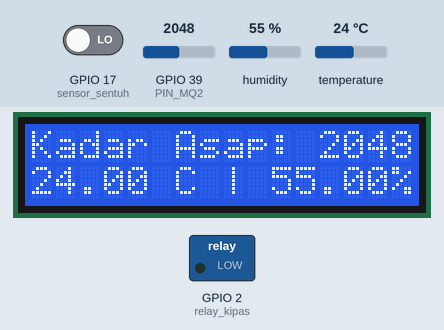
Simulated run of this sketch. Board: ESP32. Shown: 16×2 character LCD, switched loads named in the sketch (green lamp = pin HIGH). Dashed ring = blinking. Inputs (shaded band) come from the test bench; at power-on: GPIO 39 (PIN_MQ2) = 2048, humidity 55 %, temperature 24 °C, GPIO 17 (sensor_sentuh) LOW. WiFi joins after 1.5 s; servers stay silent unless stated; the Firebase database answers and starts empty; what the sketch prints to the serial monitor is not drawn.

Above: at 3.8 s.
3.9 s: GPIO 39 (PIN_MQ2) set to 0
At 4.1 s:
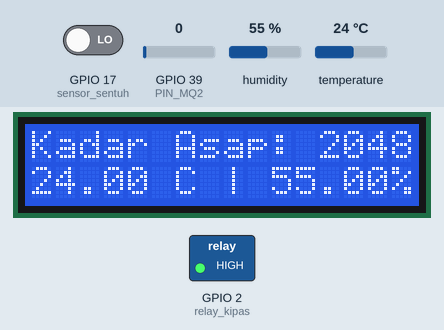
5.6 s: humidity set to 22 %
At 6.8 s:
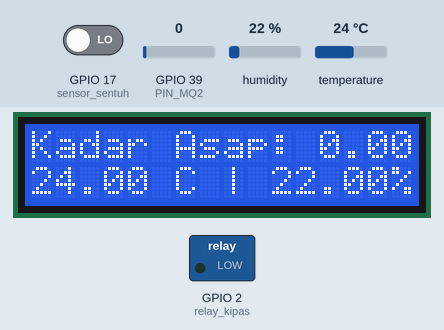
7.1 s: GPIO 39 (PIN_MQ2) set to 491
At 9.6 s:
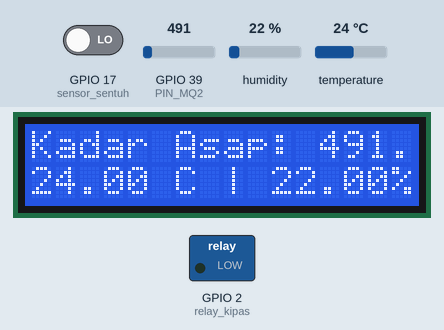
9.8 s: temperature set to 12 °C
At 11.7 s:
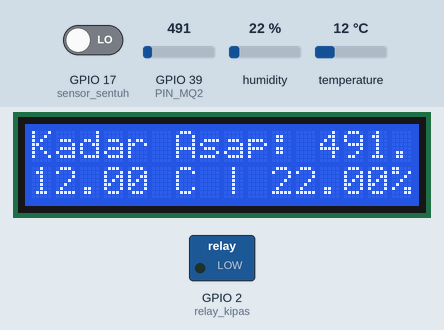
11.9 s: GPIO 17 (sensor_sentuh) driven HIGH
Timing chart, 0 to 44.0 s (numbered marks = the images above; inputs shaded):
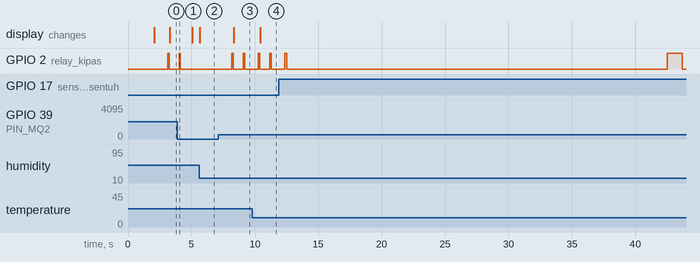

The sketch:

SCTubes_rev.ino
```cpp
#include <WiFi.h>
#include <WiFiClientSecure.h>
#include <UniversalTelegramBot.h>
#include <ArduinoJson.h>
#include <Wire.h>
#include "DHT.h"
#include <MQ2.h>
#include <LiquidCrystal_I2C.h>
#include <FirebaseESP32.h>

// Replace with your network credentials
const char* ssid = "!yesn'ts";
const char* password = "";

// Initialize Telegram BOT
#define BOTtoken "5905728552:AAH9nEa6pE7dCt8RLHPC4qqZq-tQ6XFvsQY"  // your Bot Token (Get from Botfather)

WiFiClientSecure client;
UniversalTelegramBot bot(BOTtoken, client);

// Checks for new messages every 1 second.
int botRequestDelay = 1000;
unsigned long lastTimeBotRan;

//sensor kelembapan
#define DHTPIN 4
#define DHTTYPE DHT11
DHT dht(DHTPIN, DHTTYPE);
float temperature;
float humidity;
//sensor udara
#define PIN_MQ2 39
// MQ2 mq2(PIN_MQ2);
float smoke_conc;

//LCD
LiquidCrystal_I2C lcd(0x27, 16, 2);

// relay_kipas
#define relay_kipas 2

// sensor sentuh
#define sensor_sentuh 17

//subcribe
bool sub = true;

// Firebase
#define FIREBASE_HOST "https://tubessister-bfe9e-default-rtdb.asia-southeast1.firebasedatabase.app/"
#define FIREBASE_Authorization_key "AIzaSyDdLJ14AhGq7NRK2WmX_8u8Xlj05RW-MwY"

FirebaseData firebaseData;
FirebaseJson json;
FirebaseData fbdo;

//Parameter
float threshold_suhu;
float threshold_asap;
//cek ini kalo 60% dia 0,6 apa 60
float threshold_lembab;

void kirimPesan(String pesan){
  String chat_id = "979590752";
  bot.sendMessage(chat_id, String(pesan), "");
}

void tampilLCD(){
  lcd.clear();
  lcd.setCursor(0, 0);
  lcd.print("Kadar Asap: " + String(smoke_conc));
  lcd.setCursor(0, 1);
  lcd.print( String(temperature) + " C | " + humidity + "%" );
}

void bacaSensorMQ(){

  // smoke_conc = mq2.readSmoke();
  smoke_conc = analogRead(PIN_MQ2);

  Serial.println(smoke_conc);

  if(smoke_conc > threshold_asap){
    if(sub){
      kirimPesan("Udara Kotor! Kipas akan Dinyalakan");
    }
    Serial.println("asap nyentuh");
    digitalWrite(relay_kipas, HIGH);
  }else{
    digitalWrite(relay_kipas, LOW);
  }

  delay(100);

}

void bacaSensorDHT(){
  //  sensor kelembapan

  temperature = dht.readTemperature();
  humidity = dht.readHumidity();
  Serial.println("temperaturee: " + String(temperature));
  Serial.println("kelembapan: " + String(humidity));

  if(temperature >= threshold_suhu){
    Serial.println("suhu nyentuh");
    digitalWrite(relay_kipas, LOW);
  }else{
    digitalWrite(relay_kipas, HIGH);
  }

  if(humidity >= threshold_lembab){
    Serial.println("lembap nyentuh");
    digitalWrite(relay_kipas, LOW);
  }else{
    digitalWrite(relay_kipas, HIGH);
  }
}

void bacaPesan(int numNewMessages) {

 Serial.println("bacaPesan");
 Serial.println(String(numNewMessages));

 for (int i=0; i<numNewMessages; i++) {
   // Chat id of the requester
   String chat_id = String(bot.messages[i].chat_id);

   // Print the received message
   String text = bot.messages[i].text;
   Serial.println(text);

   String from_name = bot.messages[i].from_name;

   if (text == "sub") {

     if(sub){
       sub = false;
       bot.sendMessage(chat_id, "Langganan dimatikan", "");
     }else{
       sub = true;
       bot.sendMessage(chat_id, "Langganan diaktifkan", "");
     }

   }

   if (text == "nyalakan kipas") {
      digitalWrite(relay_kipas,LOW);
      delay(30000);
      digitalWrite(relay_kipas,HIGH);
   }

 }
}

void cekSentuh()
{
  bool sentuh = digitalRead(sensor_sentuh);

  if(sentuh){
    Serial.println("sentuh");
    digitalWrite(relay_kipas,LOW);
    delay(30000);
    digitalWrite(relay_kipas,HIGH);
  }else{
    Serial.println("Enggak sentuh");
  }
}

void setup() {
 Serial.begin(115200);

 // Connect to Wi-Fi
 WiFi.begin(ssid, password);
 client.setCACert(TELEGRAM_CERTIFICATE_ROOT); // Add root certificate for api.telegram.org
 Serial.print("Connecting to WiFi");
 lcd.setCursor(0, 0);
 lcd.print("Connecting to WiFi");

 while (WiFi.status() != WL_CONNECTED) {
   delay(1000);
   Serial.print(".");
   lcd.setCursor(2, 1);
   lcd.print(".");
 }
 Serial.println();
 // Print ESP32 Local IP Address
 Serial.println(WiFi.localIP());

 Firebase.begin(FIREBASE_HOST,FIREBASE_Authorization_key);

 lcd.begin();
 lcd.backlight();
 lcd.clear();

//  mq2.begin();
 pinMode(relay_kipas, OUTPUT);
 pinMode(sensor_sentuh, INPUT);
}

void loop() {

 if (Firebase.ready())
 {
    String hsl_suhu = Firebase.RTDB.getFloat(&fbdo, F("/Parameter/suhu")) ? String(fbdo.to<float>()).c_str() : fbdo.errorReason().c_str();
    threshold_suhu = hsl_suhu.toFloat();

    String hsl_asap = Firebase.RTDB.getFloat(&fbdo, F("/Parameter/asap")) ? String(fbdo.to<float>()).c_str() : fbdo.errorReason().c_str();
    threshold_asap = hsl_asap.toFloat();

    String hsl_lembab = Firebase.RTDB.getFloat(&fbdo, F("/Parameter/lembab")) ? String(fbdo.to<float>()).c_str() : fbdo.errorReason().c_str();
    threshold_lembab = hsl_lembab.toFloat();
 }

 if (millis() > lastTimeBotRan + botRequestDelay)  {
   int numNewMessages = bot.getUpdates(bot.last_message_received + 1);

   while(numNewMessages) {
     Serial.println("got response");
     bacaPesan(numNewMessages);
     numNewMessages = bot.getUpdates(bot.last_message_received + 1);
   }

   lastTimeBotRan = millis();
 }

 bacaSensorMQ();
 bacaSensorDHT();
 tampilLCD();
 cekSentuh();

}
```

Measured:
- after the input at 3.9 s, GPIO 2 (relay_kipas): goes on until 4.1 s, then stays LOW
- after the input at 5.6 s, the display: changes after 0.06 s (image 2)
- after the input at 7.1 s, GPIO 2 (relay_kipas): alternates HIGH for 0.11 s and LOW for 0.79 s, starting after 1.1 s; the display: changes after 1.2 s (image 3)
- after the input at 9.8 s, the display: changes after 0.64 s (image 4)
